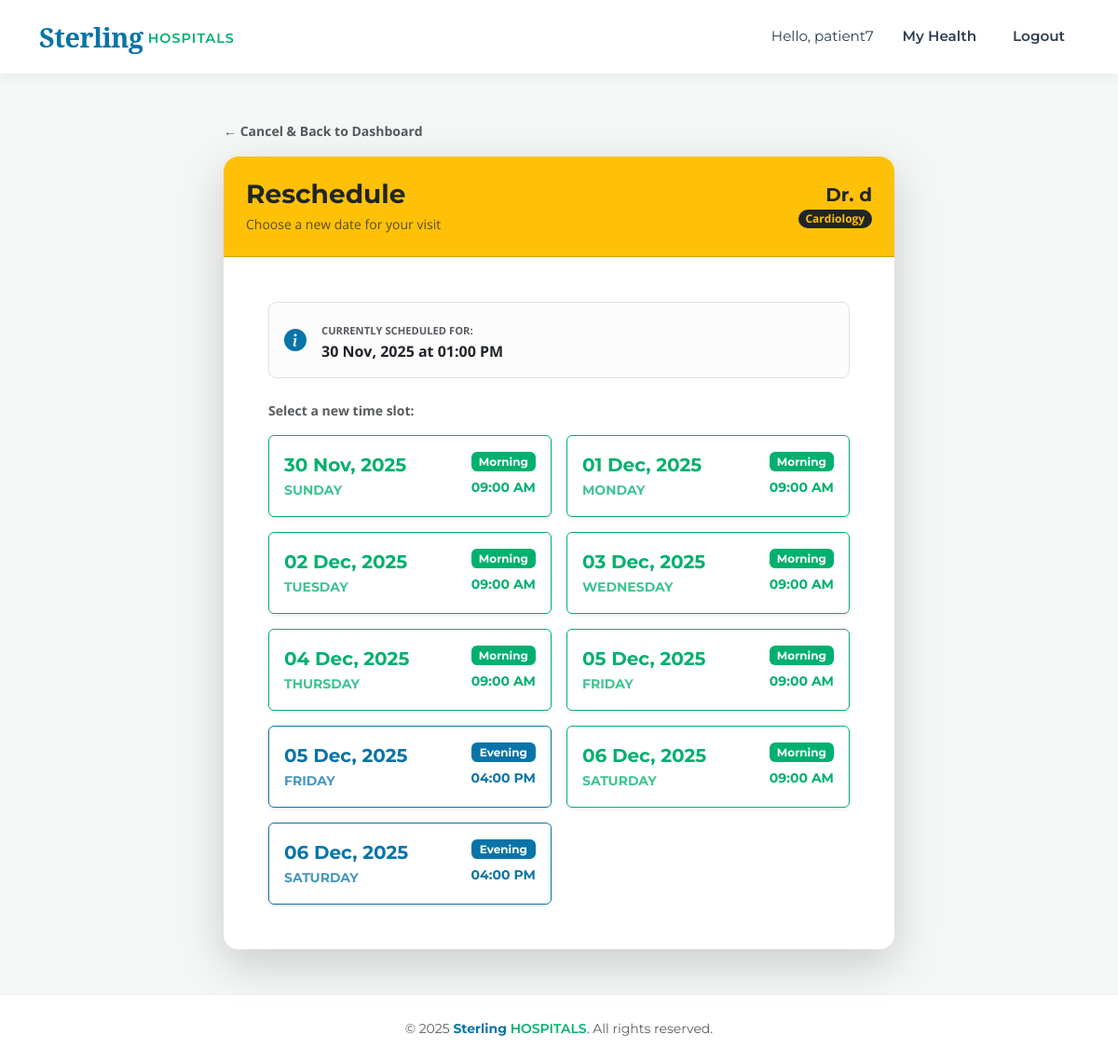
The page /appointment/5/reschedule (signed in) on the database its author committed.
### models.py (models this page shows)
class User(db.Model, UserMixin):
    __tablename__ = 'users'
    id = db.Column(db.Integer, primary_key=True)
    username = db.Column(db.String(100), unique=True, nullable=False)
    email = db.Column(db.String(120), unique=True, nullable=False)
    password = db.Column(db.String(200), nullable=False)
    role = db.Column(db.String(20), nullable=False)  # admin, doctor, patient
    phone_number = db.Column(db.String(15), nullable=True)
    is_active_user = db.Column(db.Boolean, default=True)
    department_id = db.Column(db.Integer, db.ForeignKey('departments.id'), nullable=True)
    doctor_appointments = db.relationship('Appointment', foreign_keys='Appointment.doctor_id', backref='doctor_ref', lazy=True)
    patient_appointments = db.relationship('Appointment', foreign_keys='Appointment.patient_id', backref='patient_ref', lazy=True)

class Department(db.Model):
    __tablename__ = 'departments'
    id = db.Column(db.Integer, primary_key=True)
    name = db.Column(db.String(100), unique=True, nullable=False)
    description = db.Column(db.Text, nullable=True)
    doctors = db.relationship('User', backref='department', lazy=True)

class Appointment(db.Model):
    __tablename__ = 'appointments'
    id = db.Column(db.Integer, primary_key=True)
    patient_id = db.Column(db.Integer, db.ForeignKey('users.id'), nullable=False)
    doctor_id = db.Column(db.Integer, db.ForeignKey('users.id'), nullable=False)
    appointment_date = db.Column(db.Date, nullable=False)
    appointment_time = db.Column(db.Time, nullable=False)
    status = db.Column(db.String(20), default='Pending')
    treatment = db.relationship('Treatment', backref='appointment', uselist=False, lazy=True)
    created_at = db.Column(db.DateTime, default=datetime.utcnow)

class DoctorAvailability(db.Model):
    __tablename__ = 'doctor_availability'
    id = db.Column(db.Integer, primary_key=True)
    doctor_id = db.Column(db.Integer, db.ForeignKey('users.id'), nullable=False)
    available_date = db.Column(db.Date, nullable=False)
    slot_type = db.Column(db.String(20), nullable=False) # 'Morning' or 'Evening'

### app.py (the view, shortened to what this page needs)
@app.route('/appointment/<int:appointment_id>/reschedule', methods=['GET', 'POST'])
@login_required
def reschedule_appointment(appointment_id):
    appt = db.session.get(Appointment, appointment_id)
    if not appt or appt.patient_id != current_user.id:
        flash('Access denied.', 'danger')
        return redirect(url_for('patient_dashboard'))
    doctor = db.session.get(User, appt.doctor_id)
    availabilities = DoctorAvailability.query.filter(
        DoctorAvailability.doctor_id == doctor.id,
        DoctorAvailability.available_date >= datetime.today().date()
    ).order_by(DoctorAvailability.available_date).all()
    return render_template('reschedule_appointment.html', appointment=appt, doctor=doctor, availabilities=availabilities)

### app.py (called while the page is built)
@login_manager.user_loader
def load_user(user_id):
    return db.session.get(User, int(user_id))

### templates/reschedule_appointment.html (shortened to what this page needs)
{% extends "base.html" %}
{% block content %}
<div class="container mt-5">
    <div class="row justify-content-center">
        <div class="col-lg-8">
            <div class="mb-3">
                <a href="{{ url_for('patient_dashboard') }}" class="text-decoration-none text-muted fw-bold small">
                    &larr; Cancel & Back to Dashboard
                </a>
            </div>
            <div class="card shadow-lg border-0 rounded-4 overflow-hidden">
                <div class="card-header bg-warning text-dark p-4">
                    <div class="d-flex justify-content-between align-items-center">
                        <div>
                            <h3 class="fw-bold mb-1">Reschedule</h3>
                            <p class="mb-0 opacity-75 small">Choose a new date for your visit</p>
                        </div>
                        <div class="text-end">
                            <h5 class="fw-bold mb-0">Dr. {{ doctor.username }}</h5>
                            <span class="badge bg-dark text-warning rounded-pill small">{{ doctor.department.name }}</span>
                        </div>
                    </div>
                </div>
                <div class="card-body p-5 bg-white">
                    <div class="alert alert-light border rounded-3 mb-4 d-flex align-items-center">
                        <i class="bi bi-info-circle-fill text-primary fs-4 me-3"></i>
                        <div>
                            <small class="text-uppercase text-muted fw-bold" style="font-size: 0.7rem;">Currently Scheduled For:</small>
                            <div class="fw-bold text-dark">
                                {{ appointment.appointment_date.strftime('%d %b, %Y') }} at {{ appointment.appointment_time.strftime('%I:%M %p') }}
                            </div>
                        </div>
                    </div>
                    {% if availabilities %}
                        <div class="mb-3 text-muted small fw-bold">
                            Select a new time slot:
                        </div>
                        <div class="row g-3">
                            {% for slot in availabilities %}
                            <div class="col-md-6">
                                <form method="POST" action="{{ url_for('reschedule_appointment', appointment_id=appointment.id) }}">
                                    {% set is_morning = (slot.slot_type == 'Morning') %}
                                    <button type="submit"
                                            class="btn w-100 p-3 text-start d-flex justify-content-between align-items-center shadow-sm card-hover {{ 'btn-outline-success' if is_morning else 'btn-outline-evening' }}"
                                            onclick="return confirm('Confirm Reschedule:\n\nNew Date: {{ slot.available_date }}\nNew Slot: {{ slot.slot_type }}\n\nClick OK to change your appointment.')">
                                        <div>
                                            <div class="fw-bold fs-5">{{ slot.available_date.strftime('%d %b, %Y') }}</div>
                                            <small class="text-uppercase fw-bold opacity-75">{{ slot.available_date.strftime('%A') }}</small>
                                        </div>
                                        <div class="text-end">
                                            <span class="badge {{ 'bg-success' if is_morning else 'bg-evening' }} mb-1 d-block">{{ slot.slot_type }}</span>
                                            <small class="fw-bold {{ 'text-success' if is_morning else 'text-evening' }}">
                                                {% if is_morning %} 09:00 AM {% else %} 04:00 PM {% endif %}
                                            </small>
                                        </div>
                                    </button>
                                </form>
                            </div>
                            {% endfor %}
                        </div>
                    {% endif %}
                </div>
            </div>
        </div>
    </div>
</div>
{% endblock %}

### templates/base.html (shortened to what this page needs)
<!DOCTYPE html>
<html lang="en">
<head>
    <link href="https://cdn.jsdelivr.net/npm/bootstrap@5.3.0/dist/css/bootstrap.min.css" rel="stylesheet">
    <link rel="stylesheet" href="https://cdn.jsdelivr.net/npm/bootstrap-icons@1.11.1/font/bootstrap-icons.css">
    <link rel="stylesheet" href="{{ url_for('static', filename='css/style.css') }}">
</head>
<body>
    <nav class="navbar navbar-expand-lg navbar-light fixed-top">
        <div class="container">
            <a class="navbar-brand" href="{{ url_for('index') }}">
                <span class="brand-sterling">Sterling</span>
                <span class="brand-hospitals">HOSPITALS</span>
            </a>
            <div class="collapse navbar-collapse" id="navbarNav">
                <ul class="navbar-nav ms-auto align-items-center">
                    {% if current_user.is_authenticated %}
                        <li class="nav-item">
                            <span class="nav-link text-muted" style="font-weight: 400;">Hello, {{ current_user.username }}</span>
                        </li>
                        <li class="nav-item">
                            {% if current_user.role == 'admin' %}
                                <a class="nav-link" href="{{ url_for('admin_dashboard') }}">Admin Dashboard</a>
                            {% elif current_user.role == 'doctor' %}
                                <a class="nav-link" href="{{ url_for('doctor_dashboard') }}">Doctor Panel</a>
                            {% else %}
                                <a class="nav-link" href="{{ url_for('patient_dashboard') }}">My Health</a>
                            {% endif %}
                        </li>
                        <li class="nav-item">
                            <a class="nav-link btn btn-danger text-white btn-sm ms-3" style="border-radius: 4px; padding: 6px 15px;" href="{{ url_for('logout') }}">Logout</a>
                        </li>
                    {% endif %}
                </ul>
            </div>
        </div>
    </nav>
    <div style="height: 80px;"></div>
    <div class="container mt-4 mb-5">
        {% block content %}{% endblock %}
    </div>
    <footer class="text-center text-muted py-4 mt-auto">
        <div class="container">
            <small>&copy; 2025 <span style="color: var(--brand-blue); font-weight:700;">Sterling</span> <span style="color: var(--brand-green); font-weight:600;">HOSPITALS</span>. All rights reserved.</small>
        </div>
    </footer>
</body>
</html>

### static/css/style.css (style rules this page uses)
:root { --brand-blue: #0974A7; --brand-dark-blue: #015890; --brand-green: #00B06F; --brand-dark-green:#008f5a; --brand-dark: #2c3e50; --brand-warning: #FAD10A; --brand-bg-soft: #f4f7f6; --font-primary: "Montserrat", sans-serif; --font-serif: "Noto Serif", serif; --font-text: "Open Sans", sans-serif; }
body { font-family: var(--font-text); background-color: var(--brand-bg-soft); color: #333; }
h1, h2, h3, h4, h5, h6, .btn, .navbar-brand, .nav-link, footer { font-family: var(--font-primary); }
.navbar { background-color: white !important; box-shadow: 0 4px 12px rgba(0,0,0,0.05); padding: 0.8rem 0; }
.navbar-brand { display: flex; align-items: center; text-decoration: none; }
.brand-sterling { font-family: var(--font-serif); color: var(--brand-blue); font-weight: 700; font-size: 1.8rem; letter-spacing: -0.5px; }
.brand-hospitals { font-family: var(--font-primary); color: var(--brand-green); font-weight: 600; font-size: 0.9rem; text-transform: uppercase; letter-spacing: 1px; margin-left: 5px; padding-top: 5px; }
.nav-link { color: var(--brand-dark) !important; font-weight: 600; font-size: 0.95rem; margin-left: 15px; transition: color 0.3s ease; }
.text-primary { color: var(--brand-blue) !important; }
.text-success { color: var(--brand-green) !important; }
.bg-success { background-color: var(--brand-green) !important; color: white !important; }
.btn-outline-success { color: var(--brand-green); border-color: var(--brand-green); }
.card { border: none; border-radius: 8px; box-shadow: 0 4px 6px rgba(0,0,0,0.05); }
.card-hover { transition: transform 0.2s ease, box-shadow 0.2s ease; }
footer { background-color: white; border-top: 1px solid #eee; }
.text-evening { color: var(--brand-blue) !important; }
.bg-evening { background-color: var(--brand-blue) !important; color: white !important; }
.btn-outline-evening { color: var(--brand-blue); border-color: var(--brand-blue); }

### rows shown on the page
User: username "patient7"
User: username "d"
Department: department.name "Cardiology"
Appointment: appointment_date "30 Nov, 2025", appointment_time "01:00 PM"
DoctorAvailability: available_date "30 Nov, 2025", available_date "SUNDAY", slot_type "Morning", shows "09:00 AM"
DoctorAvailability: available_date "01 Dec, 2025", available_date "MONDAY", slot_type "Morning", shows "09:00 AM"
DoctorAvailability: available_date "02 Dec, 2025", available_date "TUESDAY", slot_type "Morning", shows "09:00 AM"
DoctorAvailability: available_date "03 Dec, 2025", available_date "WEDNESDAY", slot_type "Morning", shows "09:00 AM"
DoctorAvailability: available_date "04 Dec, 2025", available_date "THURSDAY", slot_type "Morning", shows "09:00 AM"
DoctorAvailability: available_date "05 Dec, 2025", available_date "FRIDAY", slot_type "Morning", shows "09:00 AM"
DoctorAvailability: available_date "05 Dec, 2025", available_date "FRIDAY", slot_type "Evening", shows "04:00 PM"
DoctorAvailability: available_date "06 Dec, 2025", available_date "SATURDAY", slot_type "Morning", shows "09:00 AM"
DoctorAvailability: available_date "06 Dec, 2025", available_date "SATURDAY", slot_type "Evening", shows "04:00 PM"
